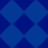

A 2D game scene composited from a Tiled map and its tileset images. What follows is a short description and the map's XML, with every tile layer's data as written:
An orthogonal 6x6 tile map with 8x8 px tiles, 1 tile layer (bgnd).

<map version="1.2" tiledversion="1.2.1" orientation="orthogonal" renderorder="right-down" width="6" height="6" tilewidth="8" tileheight="8" infinite="0" nextlayerid="2" nextobjectid="1">
 <tileset firstgid="1" source="tileset.tsx" />
 <layer id="1" name="bgnd" width="6" height="6">
  <data encoding="csv">
25,26,27,25,26,27,
28,29,30,28,29,30,
33,34,35,33,34,35,
25,26,27,25,26,27,
28,29,30,28,29,30,
33,34,35,33,34,35
</data>
 </layer>
</map>
